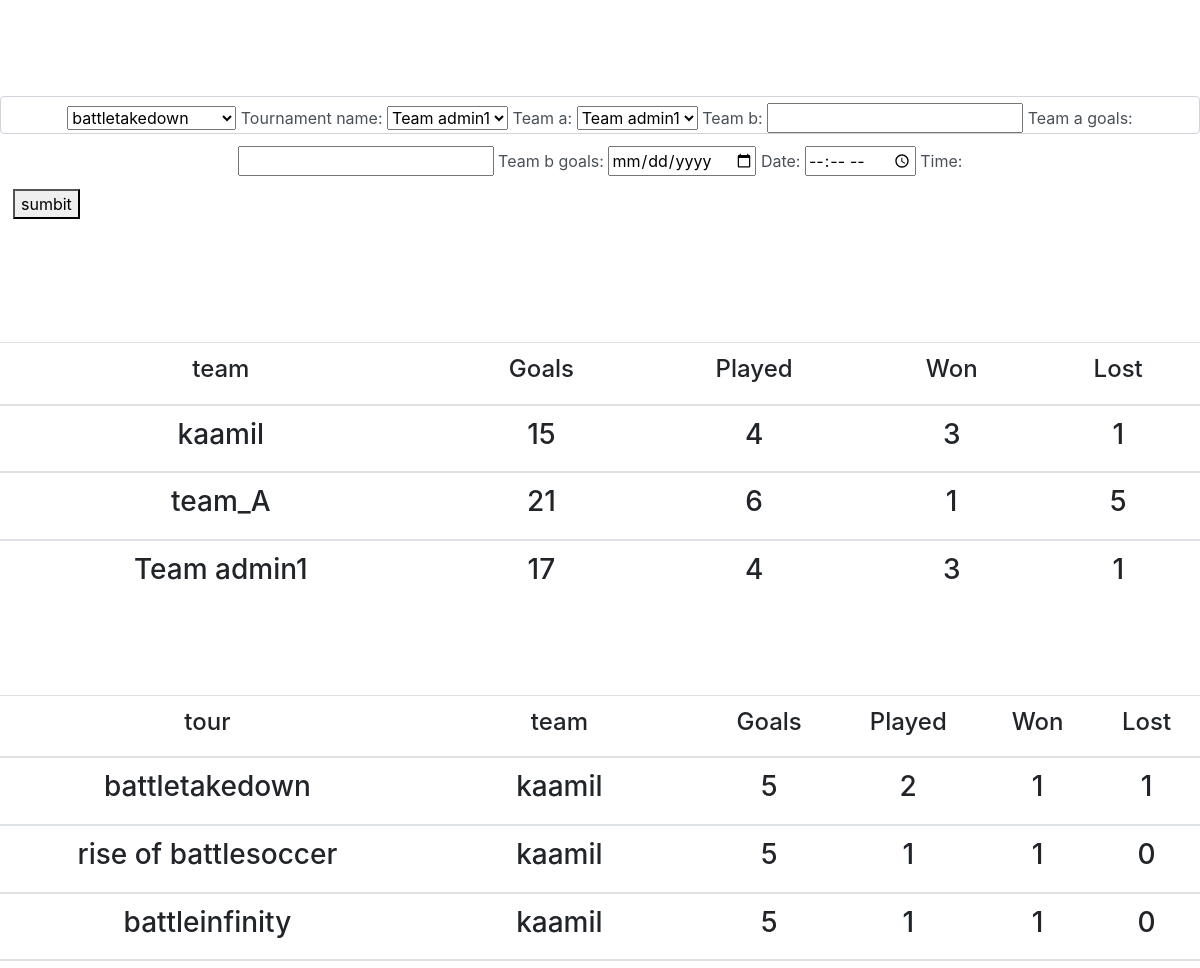
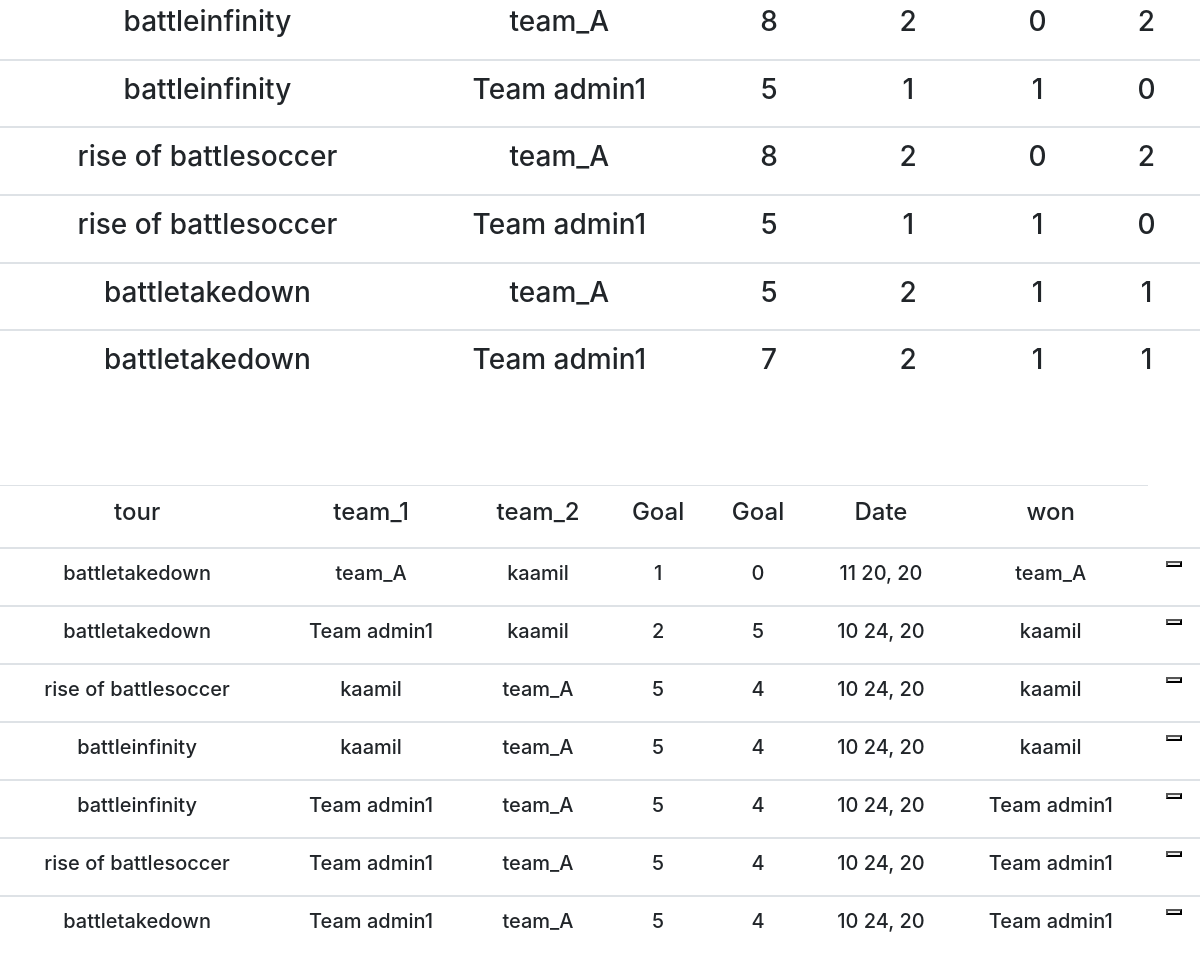
The app's page /match/ with its own data (2 pictures, top to bottom).
### app/models.py (models this page shows, shortened)
class totalteamrank(models.Model):
    teamown = models.ForeignKey(team,default=1, on_delete=models.CASCADE)
    teamname=models.CharField(max_length=200,default=1)
    teamgoals=models.IntegerField()
    matchs_played=models.IntegerField()
    match_won=models.IntegerField()
    match_lost=models.IntegerField()

class teamrank(models.Model):
    tournament_name= models.ForeignKey(tournament,default=1, on_delete=models.CASCADE,related_name='rank')
    teamown = models.ForeignKey(team,default=1, on_delete=models.CASCADE)
    teamname=models.CharField(max_length=200,default=1)
    teamgoals=models.IntegerField()
    matchs_played=models.IntegerField()
    match_won=models.IntegerField()
    match_lost=models.IntegerField()

class tournament(models.Model):
    tour_date= models.DateField(auto_now_add=True,blank=True, null=True)
    tour_name = models.CharField(max_length=200,default=1)
    tour_coverpic=ResizedImageField(size=[800, 200], crop=['middle', 'center'], quality=100, null=True,blank=True)
    tour_city = models.CharField(max_length=200,default=1)
    tour_price = models.IntegerField(max_length=200,default=1)
    tour_player=models.ForeignKey(player,default=1, on_delete=models.CASCADE,related_name="bestplayer")
    tour_goalkeaper=models.ForeignKey(player,default=1, on_delete=models.CASCADE,related_name="goalkeaper")
    tour_highgoals=models.ForeignKey(player,default=1, on_delete=models.CASCADE,related_name="highgoals")
    tour_fairplay=models.ForeignKey(player,default=1, on_delete=models.CASCADE,related_name="defender")
    tour_moves=models.ForeignKey(player,default=1, on_delete=models.CASCADE,related_name="moves")
    def __str__(self):
        return str(self.tour_name)

class match(models.Model):
    tournament_name= models.ForeignKey(tournament,default=1, on_delete=models.CASCADE,related_name='tour')
    team_a= models.ForeignKey(team,default=1, on_delete=models.CASCADE,related_name='belongs')
    team_b= models.ForeignKey(team,default=1, on_delete=models.CASCADE)
    team_a_goals=models.IntegerField()
    team_b_goals=models.IntegerField()
    date=models.DateField(blank=True, null=True)
    time=models.TimeField(blank=True, null=True)
    winner=models.CharField(max_length=200)

class team(models.Model):
    user = models.OneToOneField(settings.AUTH_USER_MODEL, default=1, on_delete=models.CASCADE)
    passcode = models.CharField(max_length=10, blank=True, null=True)
    teamname = models.CharField(max_length=100, blank=True, null=True,default="Team name")
    logo = ResizedImageField(size=[300, 300], crop=['middle', 'center'], quality=100, blank=True,default="soccer_logo.jpeg")
    coverpic = ResizedImageField(size=[800, 350], crop=['middle', 'center'], quality=100, null=True,blank=True,default='soccer.jpeg')
    teamquotes = models.CharField(max_length=20000, default='hey!I am ready for the battle', null=True, blank=True)
    teamcontact = models.IntegerField(blank=True,null=True)
    teamcity = models.CharField(max_length=200, default='unknown', null=True, blank=True)
    def __str__(self):
        return str(self.teamname)

### app/views.py (the view, shortened to what this page needs)
# urls.py: path("match/", views.matchplayed, name='matchplayed'),
def matchplayed(request):
    rank=teamrank.objects.all().order_by('-id')
    matches=match.objects.all().order_by('-id')
    form = MatchForm(request.POST or None, request.FILES or None)
    form1 = TeamrankForm(request.POST or None, request.FILES or None)
    form2 = totalTeamrankForm(request.POST or None, request.FILES or None)
    rank=teamrank.objects.all().order_by('-id')
    matches=match.objects.all().order_by('-id')
    ttrank=totalteamrank.objects.all().order_by('-id')
    context = {
        'form': form,
        'teamrank':rank,
        "match":matches,
        "ttr": ttrank
    }
    return render(request, 'match.html', context)

### app/forms.py
class MatchForm(forms.ModelForm):
    class Meta:
        model = match
        fields = ['tournament_name','team_a','team_b','team_a_goals','team_b_goals','date','time',]
        widgets = {
            'date': DateInput(),
            'time': TimeInput()
        }

### templates/match.html (shortened to what this page needs)
<link rel="stylesheet" href="https://stackpath.bootstrapcdn.com/bootstrap/4.3.1/css/bootstrap.min.css">
<form class="form-control" role="form" action="" method="post" enctype="multipart/form-data">
    {% include 'form_template.html' %}
    <button type="submit">sumbit</button>
</form><br><br><br><br><br><br><br><br>
 <table class="table">
      <tr>
          <th><h4><center>team</center></h4></th>
          <th><h4><center>Goals</center></h4></th>
          <th><h4><center>Played</center></h4></th>
          <th><h4><center>Won</center></h4></th>
          <th><h4><center>Lost</center></h4></th>
      </tr>
                 {% for ttrs in ttr %}
                 {%if teampresent.matchs_played != 0 %}
      <tbody>
      <tr>
          <td><h3><center>{{ttrs.teamname}}</center></h3></td>
          <td><h3><center>{{ttrs.teamgoals}}</center></h3></td>
          <td><h3><center>{{ttrs.matchs_played}}</center></h3></td>
          <td><h3><center>{{ttrs.match_won}}</center></h3></td>
          <td><h3><center>{{ttrs.match_lost}}</center></h3></td>
      </tr>
   </tbody>{% endif %}
      {% endfor %}
 </table>
 <table class="table">
      <tr>
          <th><h4><center>tour</center></h4></th>
          <th><h4><center>team</center></h4></th>
          <th><h4><center>Goals</center></h4></th>
          <th><h4><center>Played</center></h4></th>
          <th><h4><center>Won</center></h4></th>
          <th><h4><center>Lost</center></h4></th>
      </tr>
                 {% for teampresent in teamrank %}
                 {%if teampresent.matchs_played != 0 %}
      <tbody>
      <tr>
          <td><h3><center>{{teampresent.tournament_name}}</center></h3></td>
          <td><h3><center>{{teampresent.teamname}}</center></h3></td>
          <td><h3><center>{{teampresent.teamgoals}}</center></h3></td>
          <td><h3><center>{{teampresent.matchs_played}}</center></h3></td>
          <td><h3><center>{{teampresent.match_won}}</center></h3></td>
          <td><h3><center>{{teampresent.match_lost}}</center></h3></td>
      </tr>
   </tbody>{% endif %}
      {% endfor %}
 </table>
 <div style="overflow-x:auto;">
  <table class="table">
      <tr>
          <th><h4><center>tour</center></h4></th>
          <th><h4><center>team_1</center></h4></th>
          <th><h4><center>team_2</center></h4></th>
          <th><h4><center>Goal</center></h4></th>
          <th><h4><center>Goal</center></h4></th>
          <th><h4><center>Date</center></h4></th>
          <th><h4><center>won</center></h4></th>
      </tr>
 {% for teampresent in match %}
    <tbody>
      <tr>
          <td><h5><center>{{teampresent.tournament_name}}</center></h5></td>
          <td><h5><center>{{teampresent.team_a.teamname}}</center></h5></td>
          <td><h5><center>{{teampresent.team_b.teamname}}</center></h5></td>
          <td><h5><center>{{teampresent.team_a_goals}}</center></h5></td>
          <td><h5><center>{{teampresent.team_b_goals}}</center></h5></td>
          <td><h5><center>{{teampresent.date|date:"m d, y" }}</center></h5></td>
          <td><h5><center>{{teampresent.winner}}</center></h5></td>
   <form action="{% url 'deletematch' teampresent.id %}" method="get">
       <td><center><button type="submit"style="font-size:25px;"class="fa fa-trash"></button></center></td>
    </form>
      </tr>
   </tbody>
          {% endfor %}
  </table>

### templates/form_template.html (shortened to what this page needs)
<fieldset><center>
<div class="container">
{% for field in form %}
     <label class="inp">
  {{ field }}
  <span class="label">{{field.label_tag}}</span>
   </label>
{% endfor %}
    </div></center>
    </fieldset>

### records on screen
totalteamrank: teamname "kaamil", teamgoals "15", matchs_played "4", match_won "3", match_lost "1"
totalteamrank: teamname "team_A", teamgoals "21", matchs_played "6", match_won "1", match_lost "5"
totalteamrank: teamname "Team admin1", teamgoals "17", matchs_played "4", match_won "3", match_lost "1"
teamrank: tournament_name "battletakedown", teamname "kaamil", teamgoals "5", matchs_played "2", match_won "1", match_lost "1"
teamrank: tournament_name "rise of battlesoccer", teamname "kaamil", teamgoals "5", matchs_played "1", match_won "1", match_lost "0"
teamrank: tournament_name "battleinfinity", teamname "kaamil", teamgoals "5", matchs_played "1", match_won "1", match_lost "0"
teamrank: tournament_name "battleinfinity", teamname "team_A", teamgoals "8", matchs_played "2", match_won "0", match_lost "2"
teamrank: tournament_name "battleinfinity", teamname "Team admin1", teamgoals "5", matchs_played "1", match_won "1", match_lost "0"
teamrank: tournament_name "rise of battlesoccer", teamname "team_A", teamgoals "8", matchs_played "2", match_won "0", match_lost "2"
teamrank: tournament_name "rise of battlesoccer", teamname "Team admin1", teamgoals "5", matchs_played "1", match_won "1", match_lost "0"
teamrank: tournament_name "battletakedown", teamname "team_A", teamgoals "5", matchs_played "2", match_won "1", match_lost "1"
teamrank: tournament_name "battletakedown", teamname "Team admin1", teamgoals "7", matchs_played "2", match_won "1", match_lost "1"
match: tournament_name "battletakedown", team_a.teamname "team_A", team_b.teamname "kaamil", team_a_goals "1", team_b_goals "0", date "11 20, 20", winner "team_A"
match: tournament_name "battletakedown", team_a.teamname "Team admin1", team_b.teamname "kaamil", team_a_goals "2", team_b_goals "5", date "10 24, 20", winner "kaamil"
match: tournament_name "rise of battlesoccer", team_a.teamname "kaamil", team_b.teamname "team_A", team_a_goals "5", team_b_goals "4", date "10 24, 20", winner "kaamil"
match: tournament_name "battleinfinity", team_a.teamname "kaamil", team_b.teamname "team_A", team_a_goals "5", team_b_goals "4", date "10 24, 20", winner "kaamil"
match: tournament_name "battleinfinity", team_a.teamname "Team admin1", team_b.teamname "team_A", team_a_goals "5", team_b_goals "4", date "10 24, 20", winner "Team admin1"
match: tournament_name "rise of battlesoccer", team_a.teamname "Team admin1", team_b.teamname "team_A", team_a_goals "5", team_b_goals "4", date "10 24, 20", winner "Team admin1"
match: tournament_name "battletakedown", team_a.teamname "Team admin1", team_b.teamname "team_A", team_a_goals "5", team_b_goals "4", date "10 24, 20", winner "Team admin1"

### other values on screen
{{ field.label_tag }} "Tournament name:" "Team a:" "Team b:" "Team a goals:" "Team b goals:" "Date:" "Time:"
